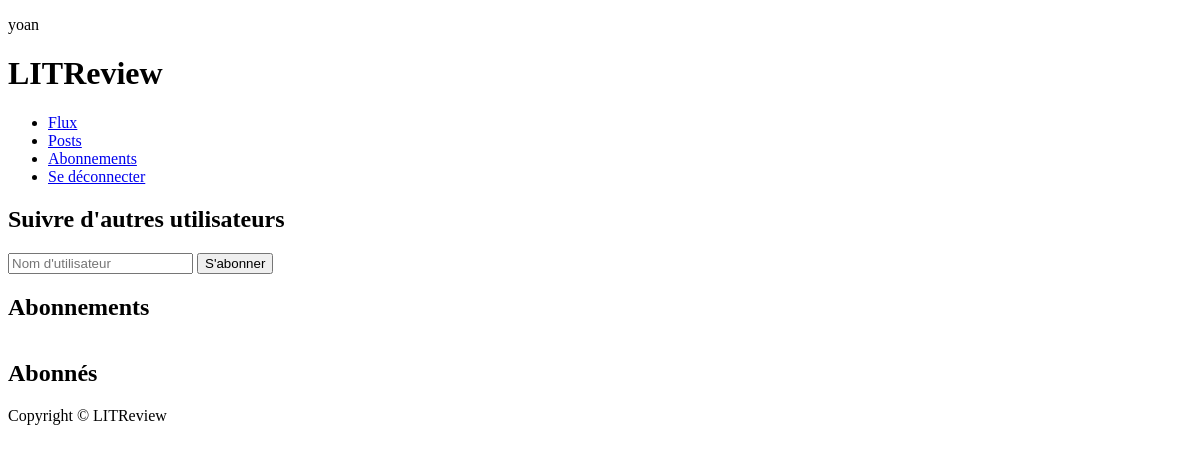
/subscription/ (signed in), run on an earlier commit of the app's database.
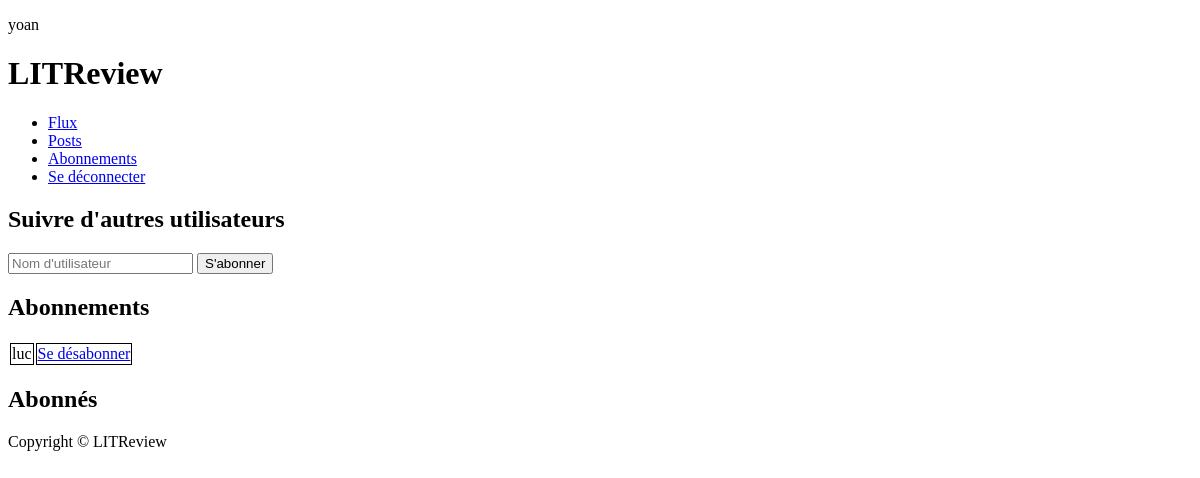
And on a later commit of the database.
### subscription/models.py (models this page shows)
class UserFollows(models.Model):
    user = models.ForeignKey(to=settings.AUTH_USER_MODEL, on_delete=models.CASCADE,
                             related_name='following')
    followed_user = models.ForeignKey(to=settings.AUTH_USER_MODEL, on_delete=models.CASCADE,
                                      related_name='followed_by')
    class Meta:
        unique_together = ('user', 'followed_user')

### subscription/views.py (the view, shortened to what this page needs)
# urls.py: path('subscription/', include('subscription.urls')),
@login_required
def subscription(request):
    context = {'error': None, 'user_follows': UserFollows.objects.all()}
    return render(request, 'subscription/subscription.html', context)

### subscription/templates/subscription/subscription.html (shortened to what this page needs)
{% extends 'posts/base.html' %}
{% block content %}
<h2>Suivre d'autres utilisateurs</h2>
<form method="POST" action="{% url 'subscription:subscription' %}">
    <input type="text" name="username" placeholder="Nom d'utilisateur" required>
    <input type="submit" value="S'abonner">
</form>
<h2>Abonnements</h2>
<table>
    {% for uf in user_follows %}
        {% if uf.user == user %}
        <tr>
            <td style="border: 1px solid black;">{{ uf.followed_user }}</td>
            <td style="border: 1px solid black;"><a href="{% url 'subscription:unsubscribe' uf.followed_user %}">Se désabonner</a></td>
        </tr>
        {% endif %}
    {% endfor %}
</table>
<h2>Abonnés</h2>
{% endblock %}

### posts/templates/posts/base.html (shortened to what this page needs)
<!DOCTYPE html>
<html>
    <head>
    </head>
    <body>
        <header>
            <p>{{ user.username }}</p>
            <h1>LITReview</h1>
            <nav>
                <ul>
                    <li><a href="{% url 'posts:feed' %}">Flux</a></li>
                    <li><a href="{% url 'posts:posts' %}">Posts</a></li>
                    <li><a href="{% url 'subscription:subscription' %}">Abonnements</a></li>
                    <li><a href="{% url 'authentication:logout' %}">Se déconnecter</a></li>
                </ul>
            </nav>
        </header>
        <main>
            {% block content %}{% endblock %}
        </main>
        <footer>Copyright © LITReview</footer>
    </body>
</html>

What changed in the data, as far as the page shows it:
added UserFollows: followed_user "luc"
